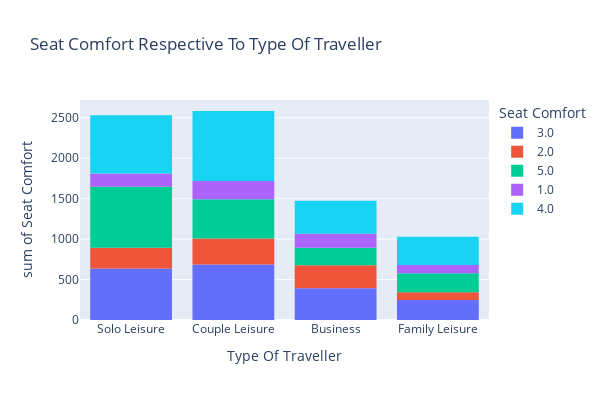

Notebook code for this chart:
### Markdown cell above
#### Analyzing Seat Comfort by Traveler Type

We're using Plotly Express to create a histogram visualizing the distribution of seat comfort ratings respective to the type of traveler within our British Airways review dataset.

### Code cell
plt.histogram(df,x='Type Of Traveller',y = 'Seat Comfort',height=400,width=600,color='Seat Comfort',title= 'Seat Comfort Respective To Type Of Traveller')

### Figure 1 — Plotly figure (JSON) as saved in the notebook; plotly's stock layout.template omitted (floating-point values rounded to 4 significant figures; data arrays with more than 128 entries replaced by an {"elided": "..."} marker saying what was removed)
{"data": [{"alignmentgroup": "True", "bingroup": "x", "histfunc": "sum", "hovertemplate": "Seat Comfort=3.0<br>Type Of Traveller=%{x}<br>sum of Seat Comfort=%{y}<extra></extra>", "legendgroup": "3.0", "marker": {"color": "#636efa", "pattern": {"shape": ""}}, "name": "3.0", "offsetgroup": "3.0", "orientation": "v", "showlegend": true, "type": "histogram", "x": {"elided": "821 str values"}, "xaxis": "x", "y": {"elided": "821 int values"}, "yaxis": "y"}, {"alignmentgroup": "True", "bingroup": "x", "histfunc": "sum", "hovertemplate": "Seat Comfort=2.0<br>Type Of Traveller=%{x}<br>sum of Seat Comfort=%{y}<extra></extra>", "legendgroup": "2.0", "marker": {"color": "#EF553B", "pattern": {"shape": ""}}, "name": "2.0", "offsetgroup": "2.0", "orientation": "v", "showlegend": true, "type": "histogram", "x": {"elided": "581 str values"}, "xaxis": "x", "y": {"elided": "581 int values"}, "yaxis": "y"}, {"alignmentgroup": "True", "bingroup": "x", "histfunc": "sum", "hovertemplate": "Seat Comfort=5.0<br>Type Of Traveller=%{x}<br>sum of Seat Comfort=%{y}<extra></extra>", "legendgroup": "5.0", "marker": {"color": "#00cc96", "pattern": {"shape": ""}}, "name": "5.0", "offsetgroup": "5.0", "orientation": "v", "showlegend": true, "type": "histogram", "x": {"elided": "490 str values"}, "xaxis": "x", "y": {"elided": "490 int values"}, "yaxis": "y"}, {"alignmentgroup": "True", "bingroup": "x", "histfunc": "sum", "hovertemplate": "Seat Comfort=1.0<br>Type Of Traveller=%{x}<br>sum of Seat Comfort=%{y}<extra></extra>", "legendgroup": "1.0", "marker": {"color": "#ab63fa", "pattern": {"shape": ""}}, "name": "1.0", "offsetgroup": "1.0", "orientation": "v", "showlegend": true, "type": "histogram", "x": {"elided": "796 str values"}, "xaxis": "x", "y": {"elided": "796 int values"}, "yaxis": "y"}, {"alignmentgroup": "True", "bingroup": "x", "histfunc": "sum", "hovertemplate": "Seat Comfort=4.0<br>Type Of Traveller=%{x}<br>sum of Seat Comfort=%{y}<extra></extra>", "legendgroup": "4.0", "marker": {"color": "#19d3f3", "pattern": {"shape": ""}}, "name": "4.0", "offsetgroup": "4.0", "orientation": "v", "showlegend": true, "type": "histogram", "x": {"elided": "804 str values"}, "xaxis": "x", "y": {"elided": "804 int values"}, "yaxis": "y"}], "layout": {"barmode": "relative", "height": 400, "legend": {"title": {"text": "Seat Comfort"}, "tracegroupgap": 0}, "title": {"text": "Seat Comfort Respective To Type Of Traveller"}, "width": 600, "xaxis": {"anchor": "y", "domain": [0, 1], "title": {"text": "Type Of Traveller"}}, "yaxis": {"anchor": "x", "categoryarray": [4, null, 1, 5, 2, 3], "categoryorder": "array", "domain": [0, 1], "title": {"text": "sum of Seat Comfort"}}}}
